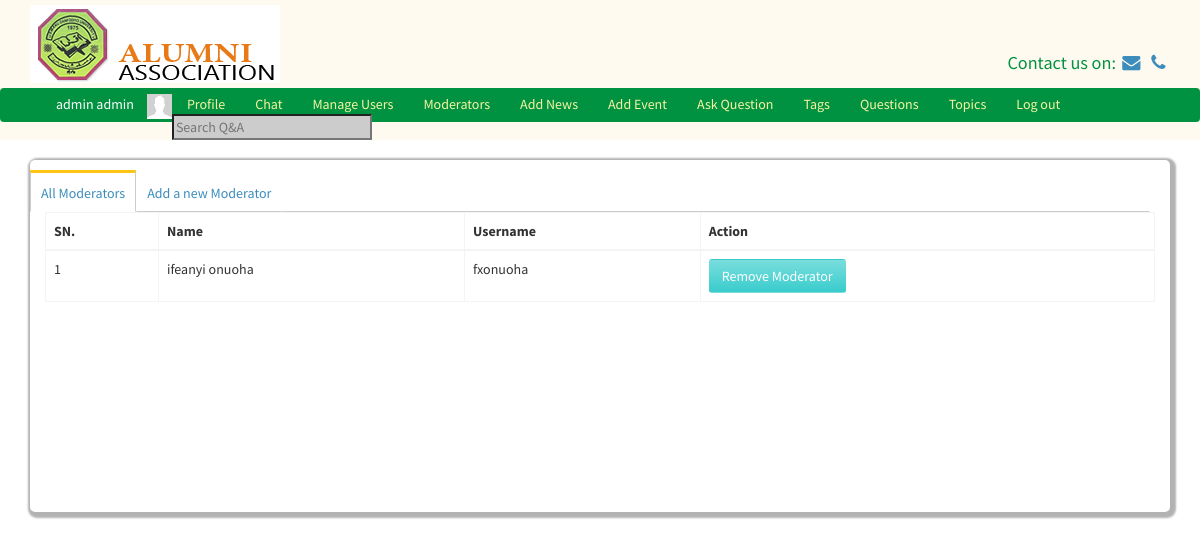
The page /moderator.php (signed in) on the database its author committed.
### tables this page shows
CREATE TABLE `users` (
  `id` int(11) NOT NULL,
  `first_name` varchar(255) NOT NULL,
  `last_name` varchar(255) NOT NULL,
  `username` varchar(255) NOT NULL,
  `password` varchar(255) NOT NULL,
  `salt` varchar(64) NOT NULL,
  `email` varchar(255) NOT NULL,
  `user_type` int(11) NOT NULL,
  `profile_picture` varchar(1024) NOT NULL,
  `online` int(11) NOT NULL DEFAULT '0',
  `year_of_graduation` varchar(255) DEFAULT NULL,
  `phone_number` varchar(255) DEFAULT NULL,
  `place_of_work` text,
  `department` text,
  `address` text
);

### classes/DB.php (called while the page is built, shortened)
<?php
class DB{
	private static $_instance = null;
	private 	$_pdo,
				$_query,
				$_error = false,
				$_results,
				$_count = 0;
	private function __construct(){
		try {
			$this->_pdo = new PDO('mysql:host='.Config::get('mysql/host').';dbname='.Config::get('mysql/db'), Config::get('mysql/username'), Config::get('mysql/password'));
		}
		catch(PDOException $e){
			die($e->getMessage());
		}
	}
	public static function getInstance()
	{
		if (!isset(self::$_instance))
		{
			self::$_instance = new DB();
		}
		return self::$_instance;
	}
	public function query($sql, $params = [])
	{
		$this->_error = false;
		if($this->_query = $this->_pdo->prepare($sql)){
				$x = 1;
			if (count($params)){
				foreach($params as $param){
					$this->_query->bindValue($x, $param);
					$x++;
				}
			}
				if($this->_query->execute()){
					$this->_results = $this->_query->fetchAll(PDO::FETCH_OBJ);
					$this->_count = $this->_query->rowCount();
				}
				else{
					$this->_error = true;
				}
				}
				return $this;
		}
		public function error(){
			return $this->_error;
		}
		private function action($action, $table, $where = []){
			if (count($where) === 3)
			{
				$operators = ['=','>=','<=','<','>','!='];
					$field = $where[0];
					$operator = $where[1];
					$value = $where[2];
					if(in_array($operator, $operators)){
						$sql = "{$action} FROM {$table} WHERE {$field} {$operator} ?";
						if(!$this->query($sql, [$value])->error())
						{
							return $this;
						}
					}
			}
			return false;
		}
		public function get($table, $where){
			return $this->action('SELECT *', $table, $where);
		}
		public function results()
		{
			return $this->_results;
		}
		public function first(){
			if($this->results()){
			return $this->results()[0];
			}else {
				return false;
			}
		}
		public function counter(){
			return $this->_count;
		}
	}
?>

### classes/Config.php (called while the page is built)
<?php
class Config{
	public static function get($path)
	{
		if($path){
			$config = $GLOBALS['config'];
			$path = explode('/', $path);
			foreach ($path as $bit){
				if(isset($config[$bit])){
					$config = $config[$bit];
				}
			}
			return $config;
		}
		return false;
	}
}
?>

### classes/User.php (called while the page is built, shortened)
<?php
class User
{
	private $_session_name, $_isLoggedIn, $_activeRecord, $_error, $_db, $_online;
	public function __construct($user = null){
		$this->_activeRecord = new ActiveRecord('users');
		$this->_session_name = Config::get('session/session_name');
		if(!$user){
				if(Session::exists($this->_session_name)){
						$user = Session::get($this->_session_name);
						if($this->_activeRecord->find($user))
						{
								$this->_isLoggedIn = true;
						}
				}
		}
		else{
				$this->_activeRecord->find($user);
		}
}
public static function tableName(){
		return 'users';
	}
		public function activeRecord(){
			return $this->_activeRecord;
		}
	public function isLoggedIn(){
		return $this->_isLoggedIn;
	}
	public function isAdmin(){
		if($this->_activeRecord->data()->user_type == 1)
		{
			return true;
		}
	}
}
?>

### classes/Session.php (called while the page is built, shortened)
<?php
class Session {
	public static function exists($tokenName)
		{
			return (isset($_SESSION[$tokenName])) ? true: false;
		}
	public static function get($name){
		return $_SESSION[$name];
	}
}
?>

### classes/ActiveRecord.php (called while the page is built, shortened)
<?php
class ActiveRecord{
	private $_db, $_table, $_data;
	public function __construct($tableName){
		$this->_db = DB::getInstance();
		$this->_table = $tableName;
	}
	public function find($user = null){
		if($user){
			$field = (is_numeric($user))? 'id' : 'username';
			$data = $this->_db->get($this->_table, [$field,'=',$user]);
			if($data->counter()){
			$this->_data = $data->first();
				return true;
			}
			else{
				return false;
			}
		}
	}
	public function data()
	{
		return $this->_data;
	}
	public function hasMany($table, $where){
foreach ($where as $key => $value) {
			$field = $key;
			$id = $value;
		}
		if($data = $this->_db->get($table, [$field, '=', $id])){
			return $this->_db->results();
					}else{
			return false;
		}
	}
}
?>

### moderator.php (the view, shortened to what this page needs)
<?php
$user = new User();
?>
<body>
<?php
Template::start();
?>
<div class="row">
    <div class="container">
        <div class="tabs">
            <div class="tab-item tab-active" id="index-1">
                <a href="#">All Moderators</a>
            </div>
            <div class="tab-item tab-inactive" id="index-2">
                <a href="#">Add a new Moderator</a>
            </div>
            <div class="tab-line">
            </div>
            <div id="index-1-tab">
                <div class="col-md-12">
                    <?php
                    $all_users = $user->activeRecord()->hasMany(User::tableName(),['user_type'  =>  2]);
                    ?>
                    <table class="table table-bordered">
                        <thead>
                        <th>SN.</th>
                        <th>Name</th>
                        <th>Username</th>
                        <th>Action</th>
                        </thead>
                        <?php
                        $i = 1;
                        foreach ($all_users as $u){
                            ?>
                            <tr>
                                <td><?= $i?></td>
                                <td><?= $u->first_name.' '.$u->last_name?></td>
                                <td><?= $u->username?></td>
                                <td><button onclick="removeModerator(<?= $u->id?>)" class="btn bg-teal-gradient">Remove Moderator</button></td>
                            </tr>
                            <?php
                            $i++;
                        }
                        ?>
                    </table>
                </div>
            </div>
        </div>
        <div class="content">
            <div class="row">
                <div class="col-md-12">
                </div>
            </div>
        </div>
    </div>
</div>
</div>
</div>
</body>

### classes/Template.php (shortened to what this page needs)
<?php
class Template
{
    public static function start(){
        $user = new User();
        echo '
        <div style="margin-bottom: 100px">
  <header style="position: fixed; top: 0; width: 100%; z-index: 200; background-color: floralwhite">
  <div class="container">
<div class="row">
    <div style="margin: 5px"></div>
    <div class="col-md-6"><img src="img/logo.png"></div>
    <div class="col-md-6">
        <div style="color: #009241; padding-top:45px; font-size: 1.3em" class="pull-right">Contact us on:
            <a href="mailto:ifo@cjinnovators.com"><i class="fa fa-fw fa-envelope"></i></a>
            <a href="tel:07037350494"><i class="fa fa-fw fa-phone"></i> </a>
        </div>
    </div>
</div>
</div>
<div style="margin: 5px"></div>
<nav class="navbar top-link" style="background-color:#009241; padding-bottom: 0; margin-bottom: 0 ">
    <div class="container-fluid" style="padding-bottom: 0; margin-bottom: 0" >
      ';
        if ($user->isLoggedIn()) {
            echo '
                <div class="chat-box">
                    <div onClick="$(\'.chat-box\').hide()" class="pull-right" style="cursor: pointer;">&times</div>
                    <div class="chatBoxBody">
                    </div>
                </div>
              <ul class="navbar-nav navbar-left top-link-links">
              <li style="color: #ffffff; margin-right: 13px;"> '.$user->activeRecord()->data()->first_name.' '.$user->activeRecord()->data()->last_name.' </li>
              <li><img src="'.$user->activeRecord()->data()->profile_picture.'" height="25px"></li>
          <li><a href="profile.php" class="navbar-link">Profile</a></li>
          <li><a id="chat-btn" style="cursor: pointer;" class="navbar-link">Chat</a></li>';
          if($user->isAdmin()){
         echo'
          <li><a href="manageUsers.php">Manage Users</a></li>
        <li><a href="moderator.php">Moderators</a></li>
        <li><a href="addnews.php">Add News</a></li>
        <li><a href="addevents.php">Add Event</a></li>
            ';
        }if ($user->isModerator()){
                echo '<li ><a href="categories.php">Manage Categories</a></li>';
            }
         echo '
            <li><a href="ask.php">Ask Question</a></li>
            <li><a href="tags.php">Tags</a></li>
            <li><a href="questions.php">Questions</a></li>
            <li><a href="topics.php">Topics</a></li>
          <li><a href="logout.php" class="navbar-link">Log out</a></li>
          <li><input type="text" id="search" class="nav-input" placeholder="Search Q&A"></li>
        </ul>
            ';
        }
        echo '
      </div>
    </nav>
  </header>
</div>
<div class="container">
        <div class="main-content">
<div class="row">
  <div class="container">
    <div class="">
    </div>
  </div>
</div>
        ';
    }
}

### rows shown on the page
users: first_name "admin", last_name "admin", profile_picture (picture)
users: first_name "ifeanyi", last_name "onuoha", username "fxonuoha"
